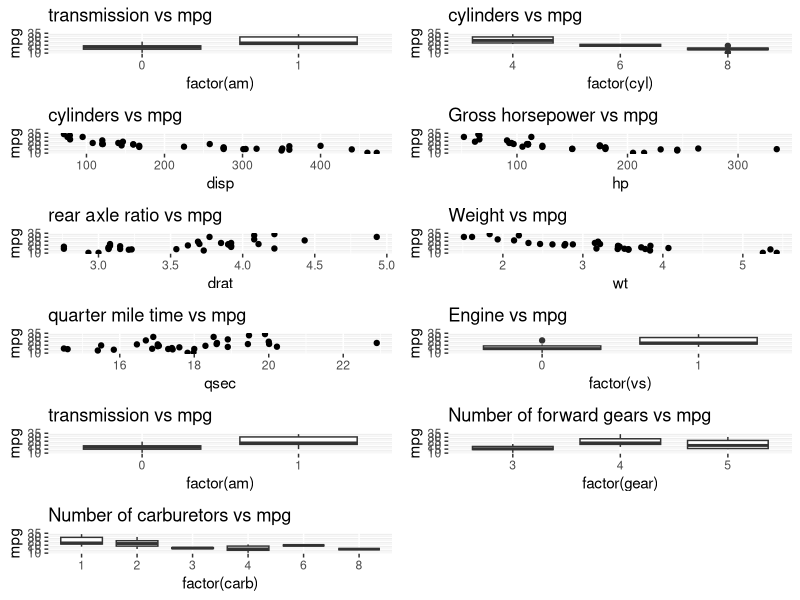

Recreate this plot in R.
## ---- chunk 1
knitr::opts_chunk$set(echo = TRUE)
## ---- chunk 2
#load required package
library(ggplot2)
library(gridExtra)
data(mtcars)
str(mtcars)
## ---- chunk 3
fit1<-lm(mpg~factor(am),data=mtcars)
fit2<-update(fit1,mpg~factor(am)+factor(cyl))
fit3<-update(fit1,mpg~factor(am)+factor(cyl)+disp)
fit4<-update(fit1,mpg~factor(am)+factor(cyl)+disp+hp)
fit5<-update(fit1,mpg~factor(am)+factor(cyl)+disp+hp+drat)
fit6<-update(fit1,mpg~factor(am)+factor(cyl)+disp+hp+drat+wt)
fit7<-update(fit1,mpg~factor(am)+factor(cyl)+disp+hp+drat+wt+qsec)
fit8<-update(fit1,mpg~factor(am)+factor(cyl)+disp+hp+drat+wt+qsec+factor(vs))
fit9<-update(fit1,mpg~factor(am)+factor(cyl)+disp+hp+drat+wt+qsec+factor(vs)+factor(gear))
fit10<-update(fit1,mpg~factor(am)+factor(cyl)+disp+hp+drat+wt+qsec+factor(vs)+factor(gear)+factor(carb))
anova(fit1,fit2,fit3,fit4,fit5,fit6,fit7,fit8,fit9,fit10)
## ---- chunk 4
mtcarsno<-mtcars[-c(20,31,32),]
fit<-lm(mpg~factor(am)+factor(cyl)+hp,data=mtcarsno)
round(coef(fit),2)
## ---- chunk 5

#compare mileage between auto and manual
g_am<-ggplot(data=mtcars,aes(x=factor(am),y=mpg))+geom_boxplot()+
    labs(title="transmission vs mpg")

#compare mileage between number of cylinders
g_cyl<-ggplot(data=mtcars,aes(x=factor(cyl),y=mpg))+geom_boxplot()+
    labs(title="cylinders vs mpg")

#compare mileage between displacement
g_disp<-ggplot(data=mtcars,aes(x=disp,y=mpg))+geom_point()+
    labs(title="cylinders vs mpg")

#compare mileage between number of hp
g_hp<-ggplot(data=mtcars,aes(x=hp,y=mpg))+geom_point()+
    labs(title="Gross horsepower vs mpg")

#compare mileage between number of drat
g_drat<-ggplot(data=mtcars,aes(x=drat,y=mpg))+geom_point()+
    labs(title="rear axle ratio vs mpg")

#compare mileage between wt
g_wt<-ggplot(data=mtcars,aes(x=wt,y=mpg))+geom_point()+
    labs(title="Weight vs mpg",xlab="Weigt(1000 lbs)")

#compare mileage between qsec
g_qsec<-ggplot(data=mtcars,aes(x=qsec,y=mpg))+geom_point()+
    labs(title="quarter mile time vs mpg")

#compare mileage between Engine type
g_vs<-ggplot(data=mtcars,aes(x=factor(vs),y=mpg))+geom_boxplot()+
    labs(title="Engine vs mpg")

#compare mileage between number of forward gears
g_gear<-ggplot(data=mtcars,aes(x=factor(gear),y=mpg))+geom_boxplot()+
    labs(title="Number of forward gears vs mpg")

#compare mileage between number of carburetors
g_carb<-ggplot(data=mtcars,aes(x=factor(carb),y=mpg))+geom_boxplot()+
    labs(title="Number of carburetors vs mpg")

grid.arrange(g_am,g_cyl,g_disp,g_hp,g_drat,g_wt,g_qsec,g_vs,g_am,g_gear,g_carb, ncol=2)
